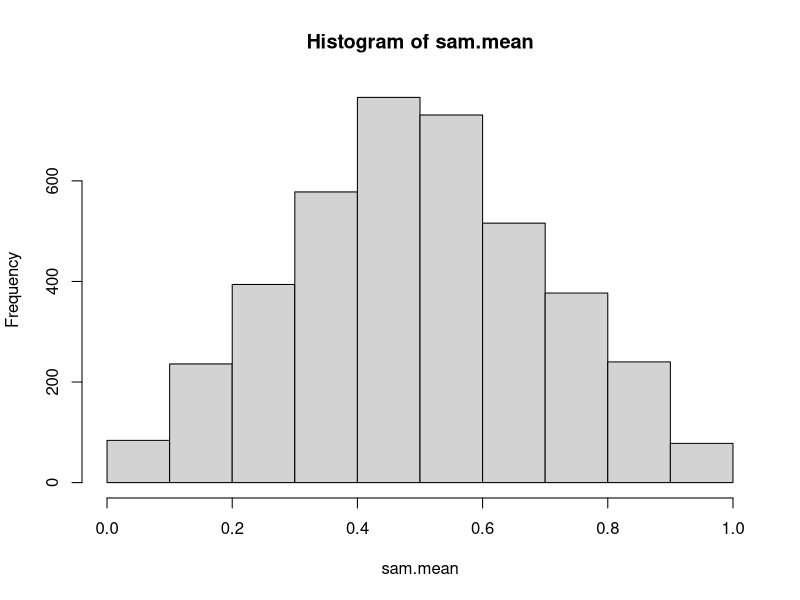
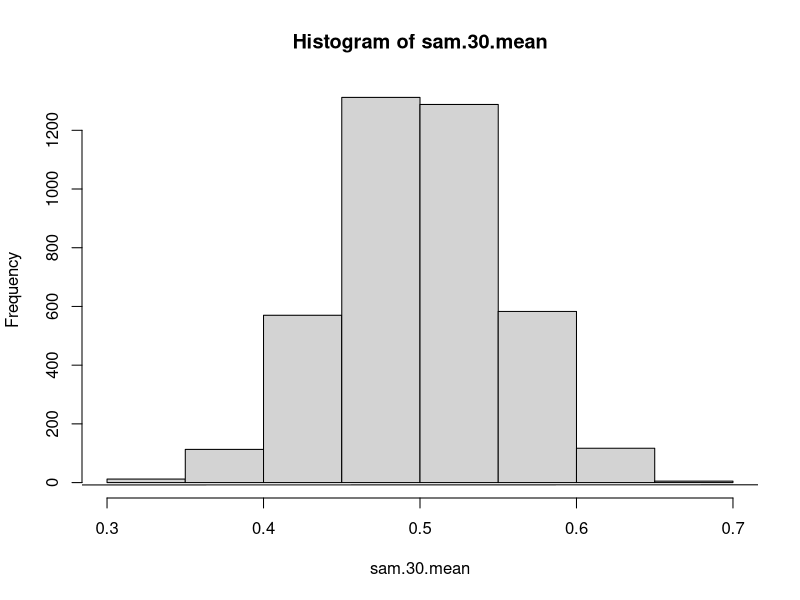

The R source for these figures, in order:
#tanveer bariana    
#homework 3

#1****************************************************************************************
D <- matrix(c(2, 3, 7, 5, -1, 8, 10, -3, 50), ncol = 3, byrow = TRUE)
b <- matrix(c(5, 1.2, 11))
#a--------------------------------------------------------------------
D1 <- cbind(b, D[, 2:3])
D2 <- cbind(D[,1], b, D[,3])
D3 <- cbind(D[, 1:2], b)
x <- det(D1) / det(D)
y <- det(D2) / det(D)
z <- det(D3) / det(D)
#b-------------------------------------------------------------------
DN1 <- solve(D)
DN1 %*% b
#it returns more percise values
#c--------------------------------------------------------------------
2 * x + (3 * y) + 7 * z
5 * x - (y) + 8 * z
10 * x - (3 * y) + 50 * z
#d---------------------------------------------------------------------
#i
sd(D[, 1])
sd(D[, 2])
sd(D[, 3])
#ii
E <- matrix(c(seq(2,18,by = 2)), ncol = 3)
D * E
#iii
cbind(D, E)
#2***************************************************************************************
#a-----------------------------------------------------------------------
sampels <- matrix(runif(8000), ncol = 2)
sampels
#b--------------------------------------------------------------------------------------
sam.mean <- apply(sampels, 1, mean)
sam.mean
#c---------------------------------------------------------------------------
hist(sam.mean)
#d---------------------------------------------------------------------------
mean(sam.mean)
sd(sam.mean)
#e--------------------------------------------------------------------------
sam.30 <- matrix(runif(120000), ncol = 30)
sam.30.mean <- apply(sam.30, 1, mean)
hist(sam.30.mean)
mean(sam.30.mean)
sd(sam.30.mean)
#3*********************************************************************************
hmwrk<- c(90, 35, 100, 77, 80)
finla <- c(86, 27, 91, 65, 81)
entire <- matrix(cbind(hmwrk, finla), ncol = 2)
entire
#a------------------------------------------------------------------------------
X <- matrix(rep(1, times= 5))
X <- cbind(X, hmwrk)
y <- finla
y
#b------------------------------------------------------------------------
Xt <- t(X)
Xt %*% X
dontWorryAboutThis<- Xt %*% X
#c----------------------------------------------------------------------
itsFine <- (solve(dontWorryAboutThis)) %*% Xt %*% y
itsFine[1,]
#d----------------------------------------------------------
abline(a=itsFine[1,], b= itsFine[2,])